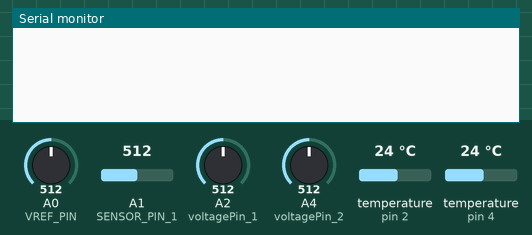
The sketch below on a simulated Arduino Uno, built with avr-gcc and run on an emulated ATmega328P. Shown: the last lines printed to the serial monitor. The test bench sets the inputs (shaded band); at power-on: temperature (sensors on pin 2, pin 4) 24 °C, A0 (VREF_PIN) = 512, A1 (SENSOR_PIN_1) = 512, A2 (voltagePin_1) = 512, A4 (voltagePin_2) = 512.

Above: at 1.7 s.
1.8 s: temperature (sensor on pin 2) set to 12 °C
At 3.4 s:
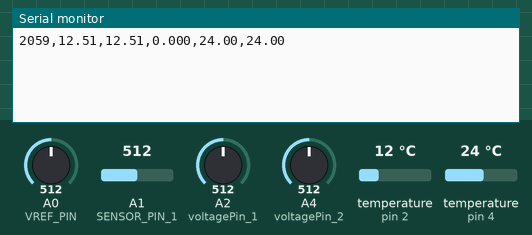
5.3 s: temperature (sensor on pin 4) set to 12 °C
At 6.0 s:
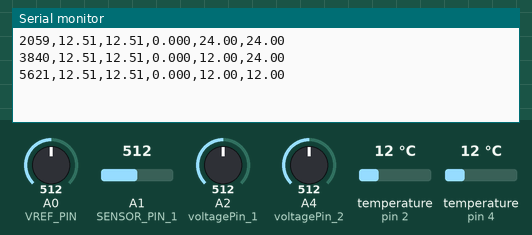
7.7 s: A0 (VREF_PIN) set to 716
At 9.8 s:
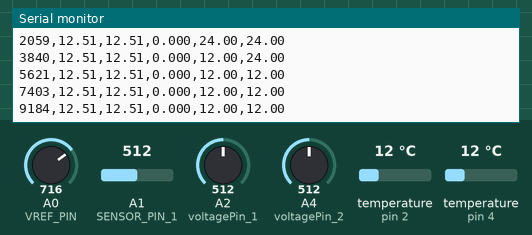
10.1 s: A1 (SENSOR_PIN_1) set to 716
At 11.7 s:
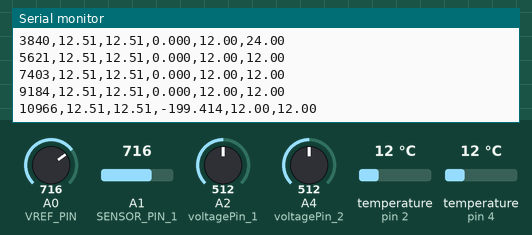
12.5 s: A2 (voltagePin_1) set to 716
At 13.5 s:
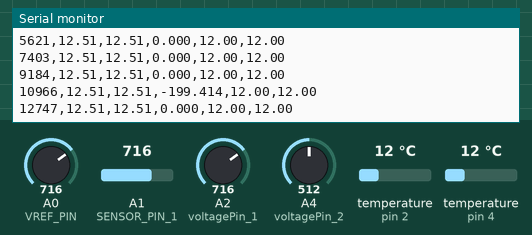
14.9 s: A4 (voltagePin_2) set to 716
At 17.3 s:
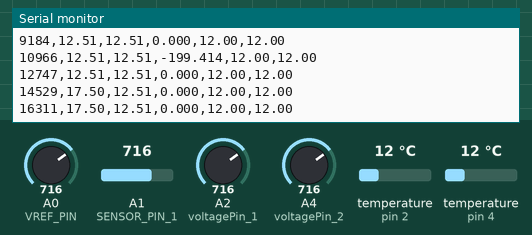
Timing chart, 0 to 18.3 s (numbered marks = the images above; inputs shaded):
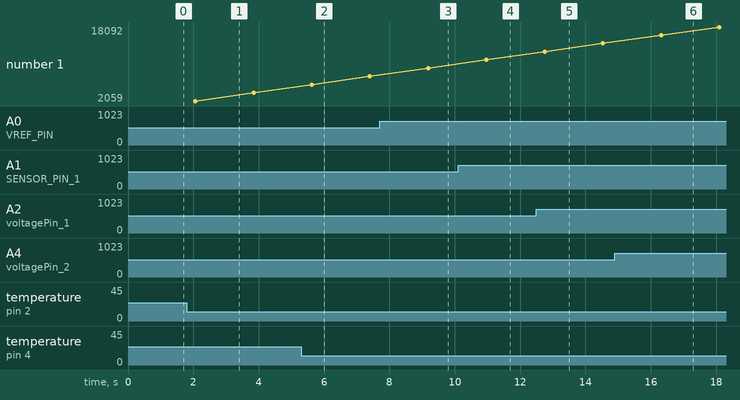

The sketch:

Battery.ino
```cpp
#include <OneWire.h>
#include <DallasTemperature.h>

// -------- CURRENT SENSOR --------
#define SENSOR_PIN_1 A1
#define VREF_PIN A0

#define VREF 5.00
#define ADC_RES 1023.0
#define IPN 200.0
const float SENSITIVITY = 1.0 / IPN;

// -------- VOLTAGE SENSORS --------
int voltagePin_1 = A2;
int voltagePin_2 = A4;

float R1 = 30000.0;
float R2 = 7500.0;

// -------- TEMP SENSORS --------
#define ONE_WIRE_BUS_1 2
#define ONE_WIRE_BUS_2 4

OneWire oneWire_1(ONE_WIRE_BUS_1);
OneWire oneWire_2(ONE_WIRE_BUS_2);

DallasTemperature sensors_1(&oneWire_1);
DallasTemperature sensors_2(&oneWire_2);

float readVoltage(uint8_t pin) {
  return (analogRead(pin) * VREF) / ADC_RES;
}

float getBatteryVoltage(int pin) {
  int value = analogRead(pin);
  float vout = (value * VREF) / ADC_RES;
  float vin  = vout / (R2 / (R1 + R2));
  return vin;
}

void setup() {
  Serial.begin(9600);
  delay(500);

  sensors_1.begin();
  sensors_2.begin();
}

void loop() {

  float vSig = readVoltage(SENSOR_PIN_1);
  float vRef = readVoltage(VREF_PIN);
  float current = (vSig - vRef) / SENSITIVITY;

  float vin_1 = getBatteryVoltage(voltagePin_1);
  float vin_2 = getBatteryVoltage(voltagePin_2);

  sensors_1.requestTemperatures();
  float temp1 = sensors_1.getTempCByIndex(0);

  sensors_2.requestTemperatures();
  float temp2 = sensors_2.getTempCByIndex(0);

  // ---- SERIAL OUTPUT ----
  Serial.print(millis());
  Serial.print(",");

  Serial.print(vin_1, 2);
  Serial.print(",");

  Serial.print(vin_2, 2);
  Serial.print(",");

  Serial.print(current, 3);
  Serial.print(",");

  Serial.print(temp1, 2);
  Serial.print(",");

  Serial.println(temp2, 2);

  delay(250);
}
```

Measured:
- after the input at 5.3 s, the serial monitor: prints a new line after 0.32 s (image 2)
